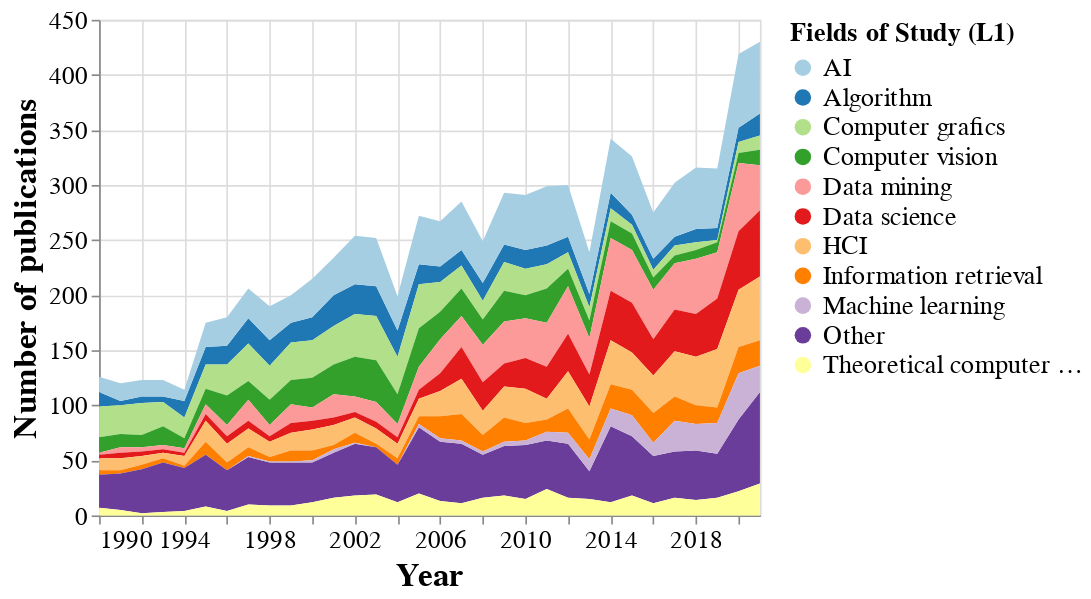

Notebook cell for this chart:
### Code cell
alt.Chart(dff).mark_area().encode(
    x="Year:T",
    y=alt.Y(
        'count:Q',
        title = 'Number of publications',
    ),
    color=alt.Color(
        "concept:N",
        title = 'Fields of Study (L1)'
    )
).configure_axis(
    labelFontSize=15,
    titleFontSize=20
).configure_legend(
    titleFontSize=16,
    labelFontSize=16
).configure_range(
    category={'scheme': 'paired'}
).properties(
    width = 400
)

### Figure 1 — Vega-Lite specification as saved in the notebook (floating-point values rounded to 4 significant figures; data arrays with more than 128 entries replaced by an {"elided": "..."} marker saying what was removed)
{"config": {"view": {"continuousWidth": 400, "continuousHeight": 300}, "axis": {"labelFontSize": 15, "titleFontSize": 20}, "legend": {"labelFontSize": 16, "titleFontSize": 16}, "range": {"category": {"scheme": "paired"}}}, "data": {"name": "data-0acfb020ce99d8b52868e994f68c90c2"}, "mark": "area", "encoding": {"color": {"field": "concept", "title": "Fields of Study (L1)", "type": "nominal"}, "x": {"field": "Year", "type": "temporal"}, "y": {"field": "count", "title": "Number of publications", "type": "quantitative"}}, "width": 400, "$schema": "https://vega.github.io/schema/vega-lite/v4.17.0.json", "datasets": {"data-0acfb020ce99d8b52868e994f68c90c2": {"elided": "343 records"}}}
